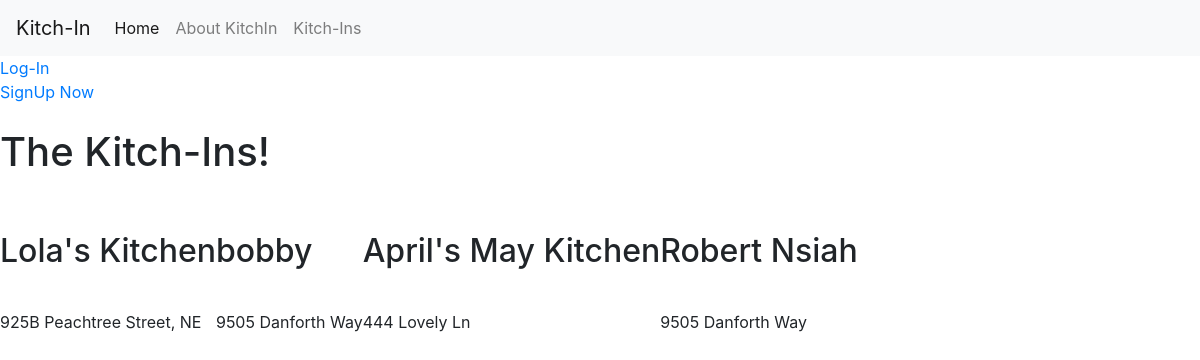
The app's page /allkitchens, older data.
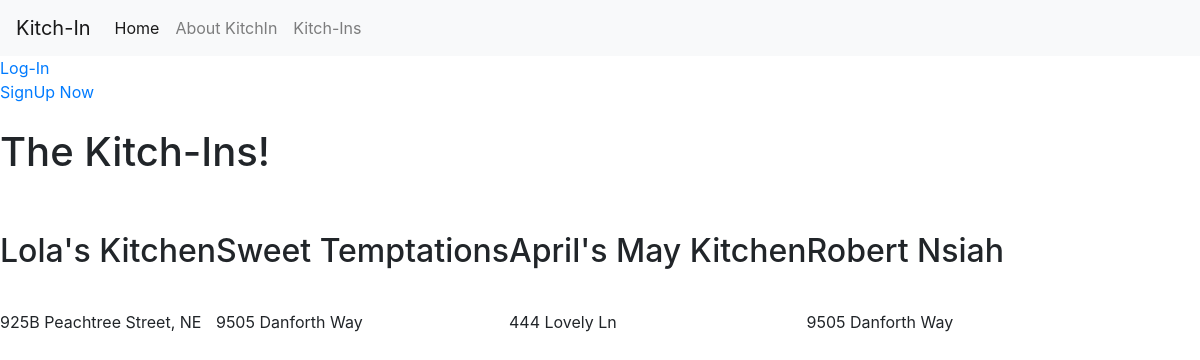
The same page, newer data.
### cooked/models.py (models this page shows, shortened)
class Kitchn(models.Model):
    legal_name = models.CharField(max_length=50, blank=False, null=True)
    date_added=models.DateField(auto_now_add=True)
    vendor_email=models.EmailField(max_length=254, blank=False, null=True)
    address = models.CharField(max_length=200, blank=False, null =True)
    user=models.ForeignKey(User, on_delete=models.CASCADE, default=1)

### cooked/views.py (the view)
# urls.py: path('allkitchens', cooked_views.all_kitchens, name='allkitchens'),
def all_kitchens(request):
    kitchens = Kitchn.objects.all()
    return render(request, 'cooked/allkitchens.html', context={'kitchens':kitchens})

### cooked/templates/cooked/allkitchens.html (shortened to what this page needs)
{% extends "cooked/base.html" %}
{% block content %}
<h1>The Kitch-Ins!</h1>
<br>
<br>
<div class='meal_list'>
    {% for kitchen in kitchens %}
      <div class ='meal_details'>
      <h2>{{ kitchen.legal_name }}</h2>
      <br>
      <p> {{ kitchen.address }}</p>
      <br>
      </div>
        {% endfor %}
</div>
{% endblock %}

Row changes from the older to the newer data that the page shows:
changed Kitchn: legal_name "bobby" → "Sweet Temptations"
